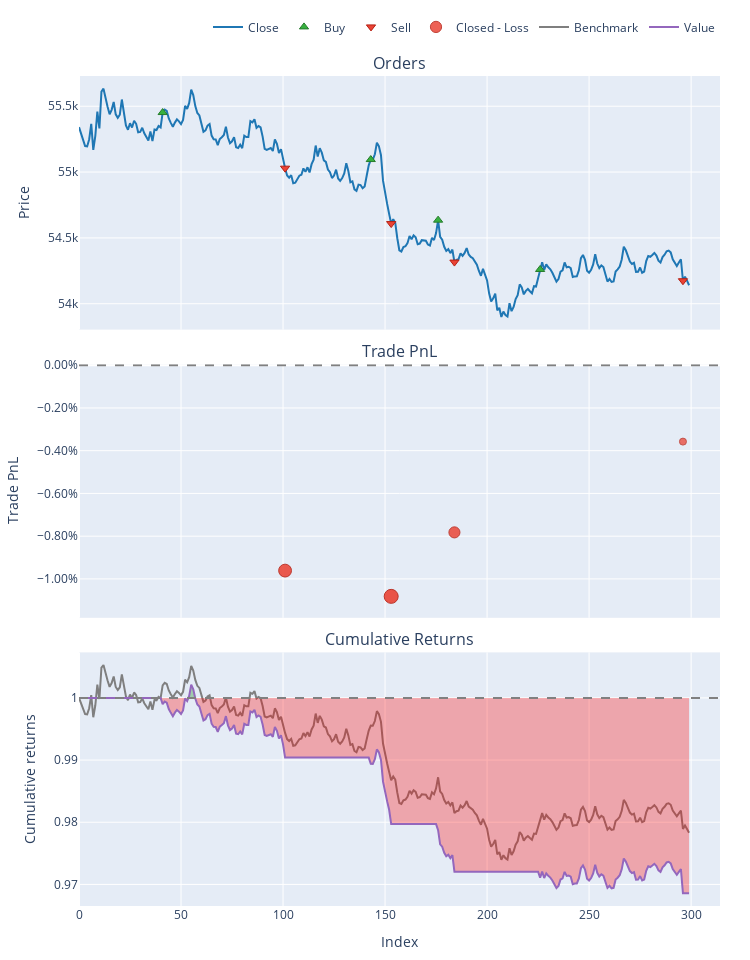

The notebook cell saved with this chart:
### Code cell
# Create the portfolio
portfolio = vbt.Portfolio.from_signals(
    close_prices,
    entries,
    exits,
    init_cash=10000,  # initial capital
    fees=0.001,  # transaction fees
    freq='1T'  # Set frequency to 1 minute
)

# Print the performance stats
print(portfolio.stats())

# Visualize the results
portfolio.plot().show()

### Figure 1 — Plotly figure (JSON) as saved in the notebook; plotly's stock layout.template omitted (floating-point values rounded to 4 significant figures; data arrays with more than 128 entries replaced by an {"elided": "..."} marker saying what was removed)
{"data": [{"legendgroup": "0", "line": {"color": "#1f77b4"}, "name": "Close", "showlegend": true, "type": "scatter", "uid": "6203f81e-74b8-4044-99b2-35ba446657a5", "x": {"elided": "300 int values"}, "xaxis": "x", "y": {"elided": "300 float values"}, "yaxis": "y"}, {"customdata": [[0, 0.1802, 9.99], [2, 0.1796, 9.894], [4, 0.1791, 9.787], [6, 0.179, 9.711]], "hovertemplate": "Order Id: %{customdata[0]}<br>Timestamp: %{x}<br>Price: %{y}<br>Size: %{customdata[1]:.6f}<br>Fees: %{customdata[2]:.6f}", "legendgroup": "1", "marker": {"color": "#37B13F", "line": {"color": "rgb(38,123,44)", "width": 1}, "size": 8, "symbol": "triangle-up"}, "mode": "markers", "name": "Buy", "type": "scatter", "uid": "76ecba2d-c219-4421-a17c-403713091eff", "x": [41, 143, 176, 226], "xaxis": "x", "y": [55450.0, 55100.0, 54630.0, 54260.0], "yaxis": "y"}, {"customdata": [[1, 0.1802, 9.914], [3, 0.1796, 9.807], [5, 0.1791, 9.73], [7, 0.179, 9.695]], "hovertemplate": "Order Id: %{customdata[0]}<br>Timestamp: %{x}<br>Price: %{y}<br>Size: %{customdata[1]:.6f}<br>Fees: %{customdata[2]:.6f}", "legendgroup": "2", "marker": {"color": "#EA4335", "line": {"color": "rgb(181,31,18)", "width": 1}, "size": 8, "symbol": "triangle-down"}, "mode": "markers", "name": "Sell", "type": "scatter", "uid": "39315244-902c-4c57-8cc1-0eacac006d44", "x": [101, 153, 184, 296], "xaxis": "x", "y": [55030.0, 54610.0, 54320.0, 54170.0], "yaxis": "y"}, {"customdata": [[0, 0, -96.01, -0.00961], [1, 1, -107.0, -0.01082], [2, 2, -76.56, -0.007823], [3, 3, -34.72, -0.003576]], "hovertemplate": "Exit Trade Id: %{customdata[0]}<br>Position Id: %{customdata[1]}<br>Exit Timestamp: %{x}<br>PnL: %{customdata[2]:.6f}<br>Return: %{customdata[3]:.2%}", "legendgroup": "3", "marker": {"color": "#EA4335", "line": {"color": "rgb(181,31,18)", "width": 1}, "opacity": [0.875, 0.9, 0.838, 0.75], "size": [12.83, 14, 11.11, 7], "symbol": "circle"}, "mode": "markers", "name": "Closed - Loss", "type": "scatter", "uid": "b4a343ce-2c20-422c-abb1-9a9e18ad14f7", "x": [101, 153, 184, 296], "xaxis": "x2", "y": [-0.00961, -0.01082, -0.007823, -0.003576], "yaxis": "y2"}, {"legendgroup": "4", "line": {"color": "#7f7f7f"}, "name": "Benchmark", "showlegend": true, "type": "scatter", "uid": "d08054d9-b049-4ec5-be8e-8885df55cc08", "x": {"elided": "300 int values"}, "xaxis": "x3", "y": {"elided": "300 float values"}, "yaxis": "y3"}, {"hoverinfo": "skip", "legendgroup": "5", "line": {"color": "rgba(0, 0, 0, 0)", "width": 0}, "opacity": 0, "showlegend": false, "type": "scatter", "uid": "a8e57b56-b2ca-433a-b9a0-80ccde46a220", "x": {"elided": "300 int values"}, "xaxis": "x3", "y": {"elided": "300 int values"}, "yaxis": "y3"}, {"connectgaps": false, "fill": "tonexty", "fillcolor": "rgba(0, 128, 0, 0.3)", "hoverinfo": "skip", "legendgroup": "5", "line": {"color": "rgba(0, 0, 0, 0)", "width": 0}, "opacity": 0, "showlegend": false, "type": "scatter", "uid": "23d2bc93-92f6-492b-91fe-9c395e62d16e", "x": {"elided": "300 int values"}, "xaxis": "x3", "y": {"elided": "300 float values"}, "yaxis": "y3"}, {"hoverinfo": "skip", "legendgroup": "5", "line": {"color": "rgba(0, 0, 0, 0)", "width": 0}, "opacity": 0, "showlegend": false, "type": "scatter", "uid": "6526695a-4129-4295-9903-dfef6fb47c7d", "x": {"elided": "300 int values"}, "xaxis": "x3", "y": {"elided": "300 int values"}, "yaxis": "y3"}, {"connectgaps": false, "fill": "tonexty", "fillcolor": "rgba(255, 0, 0, 0.3)", "hoverinfo": "skip", "legendgroup": "5", "line": {"color": "rgba(0, 0, 0, 0)", "width": 0}, "opacity": 0, "showlegend": false, "type": "scatter", "uid": "8d38936b-75b9-4d87-a294-fd3aefa7014f", "x": {"elided": "300 int values"}, "xaxis": "x3", "y": {"elided": "300 float values"}, "yaxis": "y3"}, {"legendgroup": "6", "line": {"color": "#9467bd"}, "name": "Value", "showlegend": true, "type": "scatter", "uid": "3a19264e-6cfb-4f8b-b93d-1c653d70701f", "x": {"elided": "300 int values"}, "xaxis": "x3", "y": {"elided": "300 float values"}, "yaxis": "y3"}, {"hoverinfo": "skip", "legendgroup": "5", "line": {"color": "rgba(0, 0, 0, 0)", "width": 0}, "opacity": 0, "showlegend": false, "type": "scatter", "uid": "2f712fc2-3121-4517-af72-df61370a2aea", "x": {"elided": "300 int values"}, "xaxis": "x3", "y": {"elided": "300 int values"}, "yaxis": "y3"}], "layout": {"annotations": [{"font": {"size": 16}, "showarrow": false, "text": "Orders", "x": 0.5, "xanchor": "center", "xref": "paper", "y": 1, "yanchor": "bottom", "yref": "paper"}, {"font": {"size": 16}, "showarrow": false, "text": "Trade PnL", "x": 0.5, "xanchor": "center", "xref": "paper", "y": 0.6528, "yanchor": "bottom", "yref": "paper"}, {"font": {"size": 16}, "showarrow": false, "text": "Cumulative Returns", "x": 0.5, "xanchor": "center", "xref": "paper", "y": 0.3056, "yanchor": "bottom", "yref": "paper"}], "height": 960, "legend": {"orientation": "h", "traceorder": "normal", "x": 1, "xanchor": "right", "y": 1.042, "yanchor": "bottom"}, "margin": {"b": 30, "l": 30, "r": 30, "t": 30}, "shapes": [{"line": {"color": "gray", "dash": "dash"}, "type": "line", "x0": 0, "x1": 1, "xref": "paper", "y0": 0, "y1": 0, "yref": "y2"}, {"line": {"color": "gray", "dash": "dash"}, "type": "line", "x0": 0, "x1": 1, "xref": "paper", "y0": 1, "y1": 1, "yref": "y3"}], "showlegend": true, "width": 750, "xaxis": {"anchor": "y", "domain": [0, 1], "matches": "x3", "showticklabels": false}, "xaxis2": {"anchor": "y2", "domain": [0, 1], "matches": "x3", "showticklabels": false}, "xaxis3": {"anchor": "y3", "domain": [0, 1], "title": {"text": "Index"}}, "yaxis": {"anchor": "x", "domain": [0.6944, 1], "title": {"text": "Price"}}, "yaxis2": {"anchor": "x2", "domain": [0.3472, 0.6528], "tickformat": ".2%", "title": {"text": "Trade PnL"}}, "yaxis3": {"anchor": "x3", "domain": [0, 0.3056], "title": {"text": "Cumulative returns"}}}}
